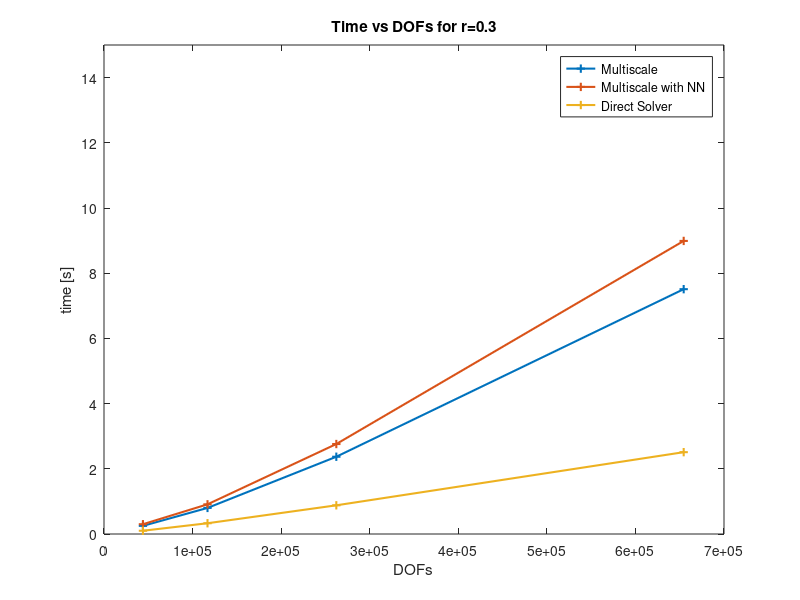
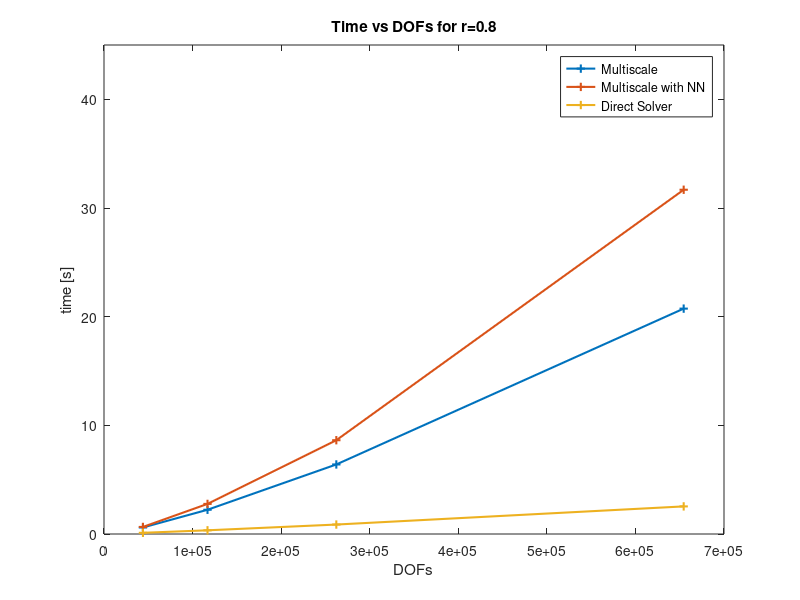
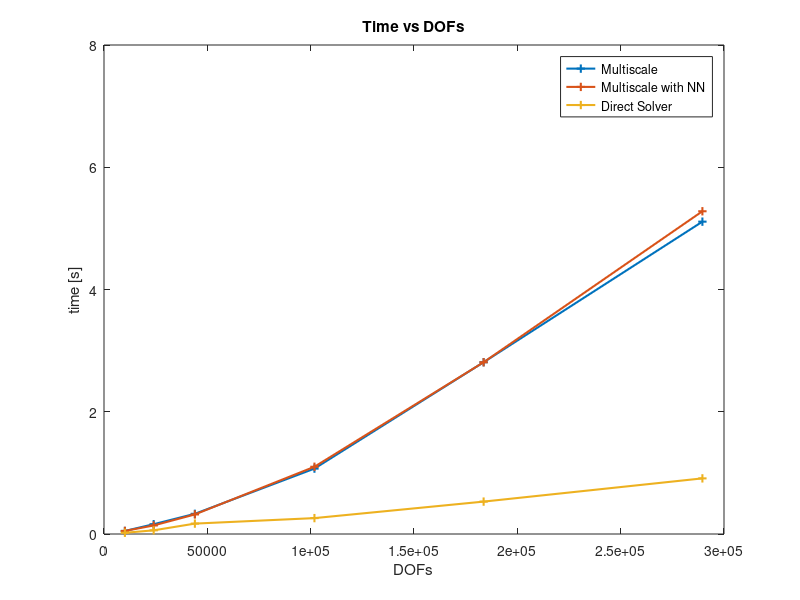
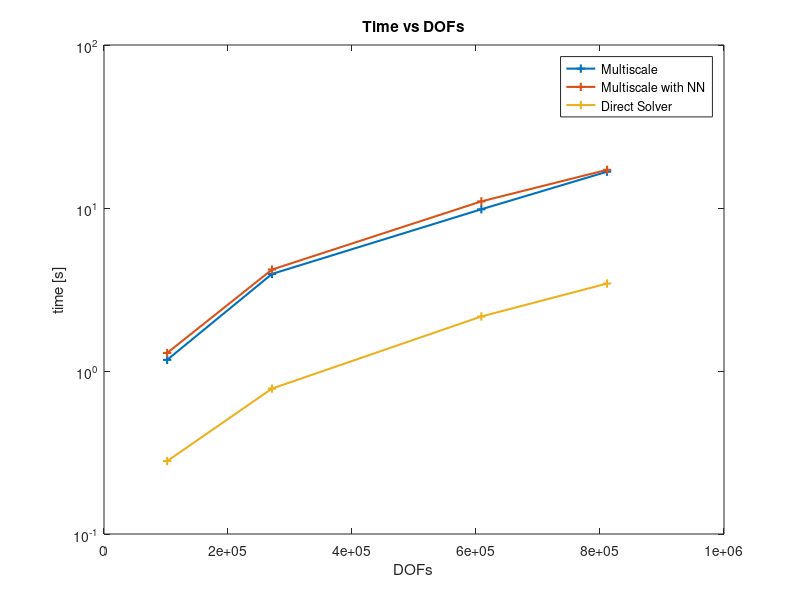

These charts were generated, in order, by the following MATLAB code:
%% CIRCLE

% scalability
x=[43968, 116864, 262296, 654480];

dat03     = [0.25, 0.80, 2.37, 7.51];
NN03      = [0.30, 0.91, 2.76, 8.99];
Direct03  = [0.10, 0.33, 0.88, 2.51];

dat08     = [0.60, 2.23, 6.40, 20.74];
NN08      = [0.65, 2.77, 8.63, 31.68];
Direct08  = [0.11, 0.34, 0.87, 2.54];

figure
plot(x,dat03,'-+','LineWidth',1.5);
hold on
plot(x,NN03,'-+','LineWidth',1.5);
hold on
plot(x,Direct03,'-+','LineWidth',1.5);
legend('Multiscale', 'Multiscale with NN', 'Direct Solver');
% set(gca, 'YScale', 'log')
title('Time vs DOFs for r=0.3');
xlabel('DOFs');
ylabel('time [s]');
ylim([0,15]);

figure
plot(x,dat08,'-+','LineWidth',1.5);
hold on
plot(x,NN08,'-+','LineWidth',1.5);
hold on
plot(x,Direct08,'-+','LineWidth',1.5);
legend('Multiscale', 'Multiscale with NN', 'Direct Solver');
% set(gca, 'YScale', 'log')
title('Time vs DOFs for r=0.8');
xlabel('DOFs');
ylabel('time [s]');
ylim([0,45]);


% Mesh generalization
x= [10108, 24034, 43968, 101828, 183688, 289548];

dat=[0.05, 0.16, 0.33, 1.07, 2.81, 5.11];
NN=[0.05, 0.14, 0.32, 1.10, 2.81, 5.28];
Direct=[0.02, 0.06, 0.17, 0.26, 0.53, 0.91];

figure
plot(x,dat,'-+','LineWidth',1.5);
hold on
plot(x,NN,'-+','LineWidth',1.5);
hold on
plot(x,Direct,'-+','LineWidth',1.5);
legend('Multiscale', 'Multiscale with NN', 'Direct Solver');
% set(gca, 'YScale', 'log')
title('Time vs DOFs');
xlabel('DOFs');
ylabel('time [s]');
ylim([0,8]);


%% LATTICE
x=[101828,270944,608616,811376];

dat=[1.17,3.94,9.82,16.70];
NN=[1.29,4.19,10.98,17.15];
Direct=[0.28,0.78,2.16,3.44];

figure
plot(x,dat,'-+','LineWidth',1.5);
hold on
plot(x,NN,'-+','LineWidth',1.5);
hold on
plot(x,Direct,'-+','LineWidth',1.5);
legend('Multiscale', 'Multiscale with NN', 'Direct Solver');
set(gca, 'YScale', 'log')
title('Time vs DOFs');
xlabel('DOFs');
ylabel('time [s]');
ylim([10^-1 10^2]);

% Mesh generalization
x=[10108,24038,43968,101828,183688,289548];

dat=[0.08,0.25,0.65,2.72,7.91,15.98];
NN=[0.06,0.23,0.67,2.39,6.59,13.08];
Direct=[0.03,0.06,0.10,0.26,0.56,0.90];

figure
plot(x,dat,'-+','LineWidth',1.5);
hold on
plot(x,NN,'-+','LineWidth',1.5);
hold on
plot(x,Direct,'-+','LineWidth',1.5);
legend('Multiscale', 'Multiscale with NN', 'Direct Solver');
set(gca, 'YScale', 'log')
title('Time vs DOFs');
xlabel('DOFs');
ylabel('time [s]');
ylim([10^-1 10^2]);

%% SPHERE

% Scalability
x1=[264432,457284,775872,1029120];
x2=[264432,457284,775872];

dat=[3.15,7.67,13.19,18.63];
NN=[3.97,8.12,14.5,20.42];
Direct=[54.29,292.63,1048.8];

figure
plot(x1,dat,'LineWidth',1.5);
hold on
plot(x1,NN,'LineWidth',1.5);
hold on
plot(x2,Direct,'LineWidth',1.5);
legend('Multiscale', 'Multiscale with NN', 'Direct Solver');
set(gca, 'YScale', 'log')
title('Time vs DOFs');
xlabel('DOFs');
ylabel('time [s]');

% Mesh generalization
x1=[11952,82092,264432,612972,924336];
x2=[11952,82092,264432,612972];

dat=[0.09,0.7,3.65,11.96,20.07];
NN=[0.08,0.72,4.04,11.46,19.86];
Direct=[0.1341,4.20,60.54,500.55];

figure
plot(x1,dat,'LineWidth',1.5);
hold on
plot(x1,NN,'LineWidth',1.5);
hold on
plot(x2,Direct,'LineWidth',1.5);
legend('Multiscale', 'Multiscale with NN', 'Direct Solver');
set(gca, 'YScale', 'log')
title('Time vs DOFs');
xlabel('DOFs');
ylabel('time [s]');


%% CUBE

% Scalability
x1=[264432,457284,775872,1029120];
x2=[264432,457284,775872];

dat=[3.74,7.38,16.83,18.54];
NN=[3.81,8.20,14.21,19.96];
Direct=[48.72,450.72,1361];

figure
plot(x1,dat,'LineWidth',1.5);
hold on
plot(x1,NN,'LineWidth',1.5);
hold on
plot(x2,Direct,'LineWidth',1.5);
legend('Multiscale', 'Multiscale with NN', 'Direct Solver');
set(gca, 'YScale', 'log')
title('Time vs DOFs');
xlabel('DOFs');
ylabel('time [s]');

% Mesh generalization
x1=[11952,82092,264432,612972,924336];
x2=[11952,82092,264432,612972];

dat=[0.12,0.80,5.10,15.89,30.80];
NN=[0.18,0.96,5.28,16.26,29.09];
Direct=[0.12,8.21,45.84,513.31];

figure
plot(x1,dat,'LineWidth',1.5);
hold on
plot(x1,NN,'LineWidth',1.5);
hold on
plot(x2,Direct,'LineWidth',1.5);
legend('Multiscale', 'Multiscale with NN', 'Direct Solver');
set(gca, 'YScale', 'log')
title('Time vs DOFs');
xlabel('DOFs');
ylabel('time [s]');
